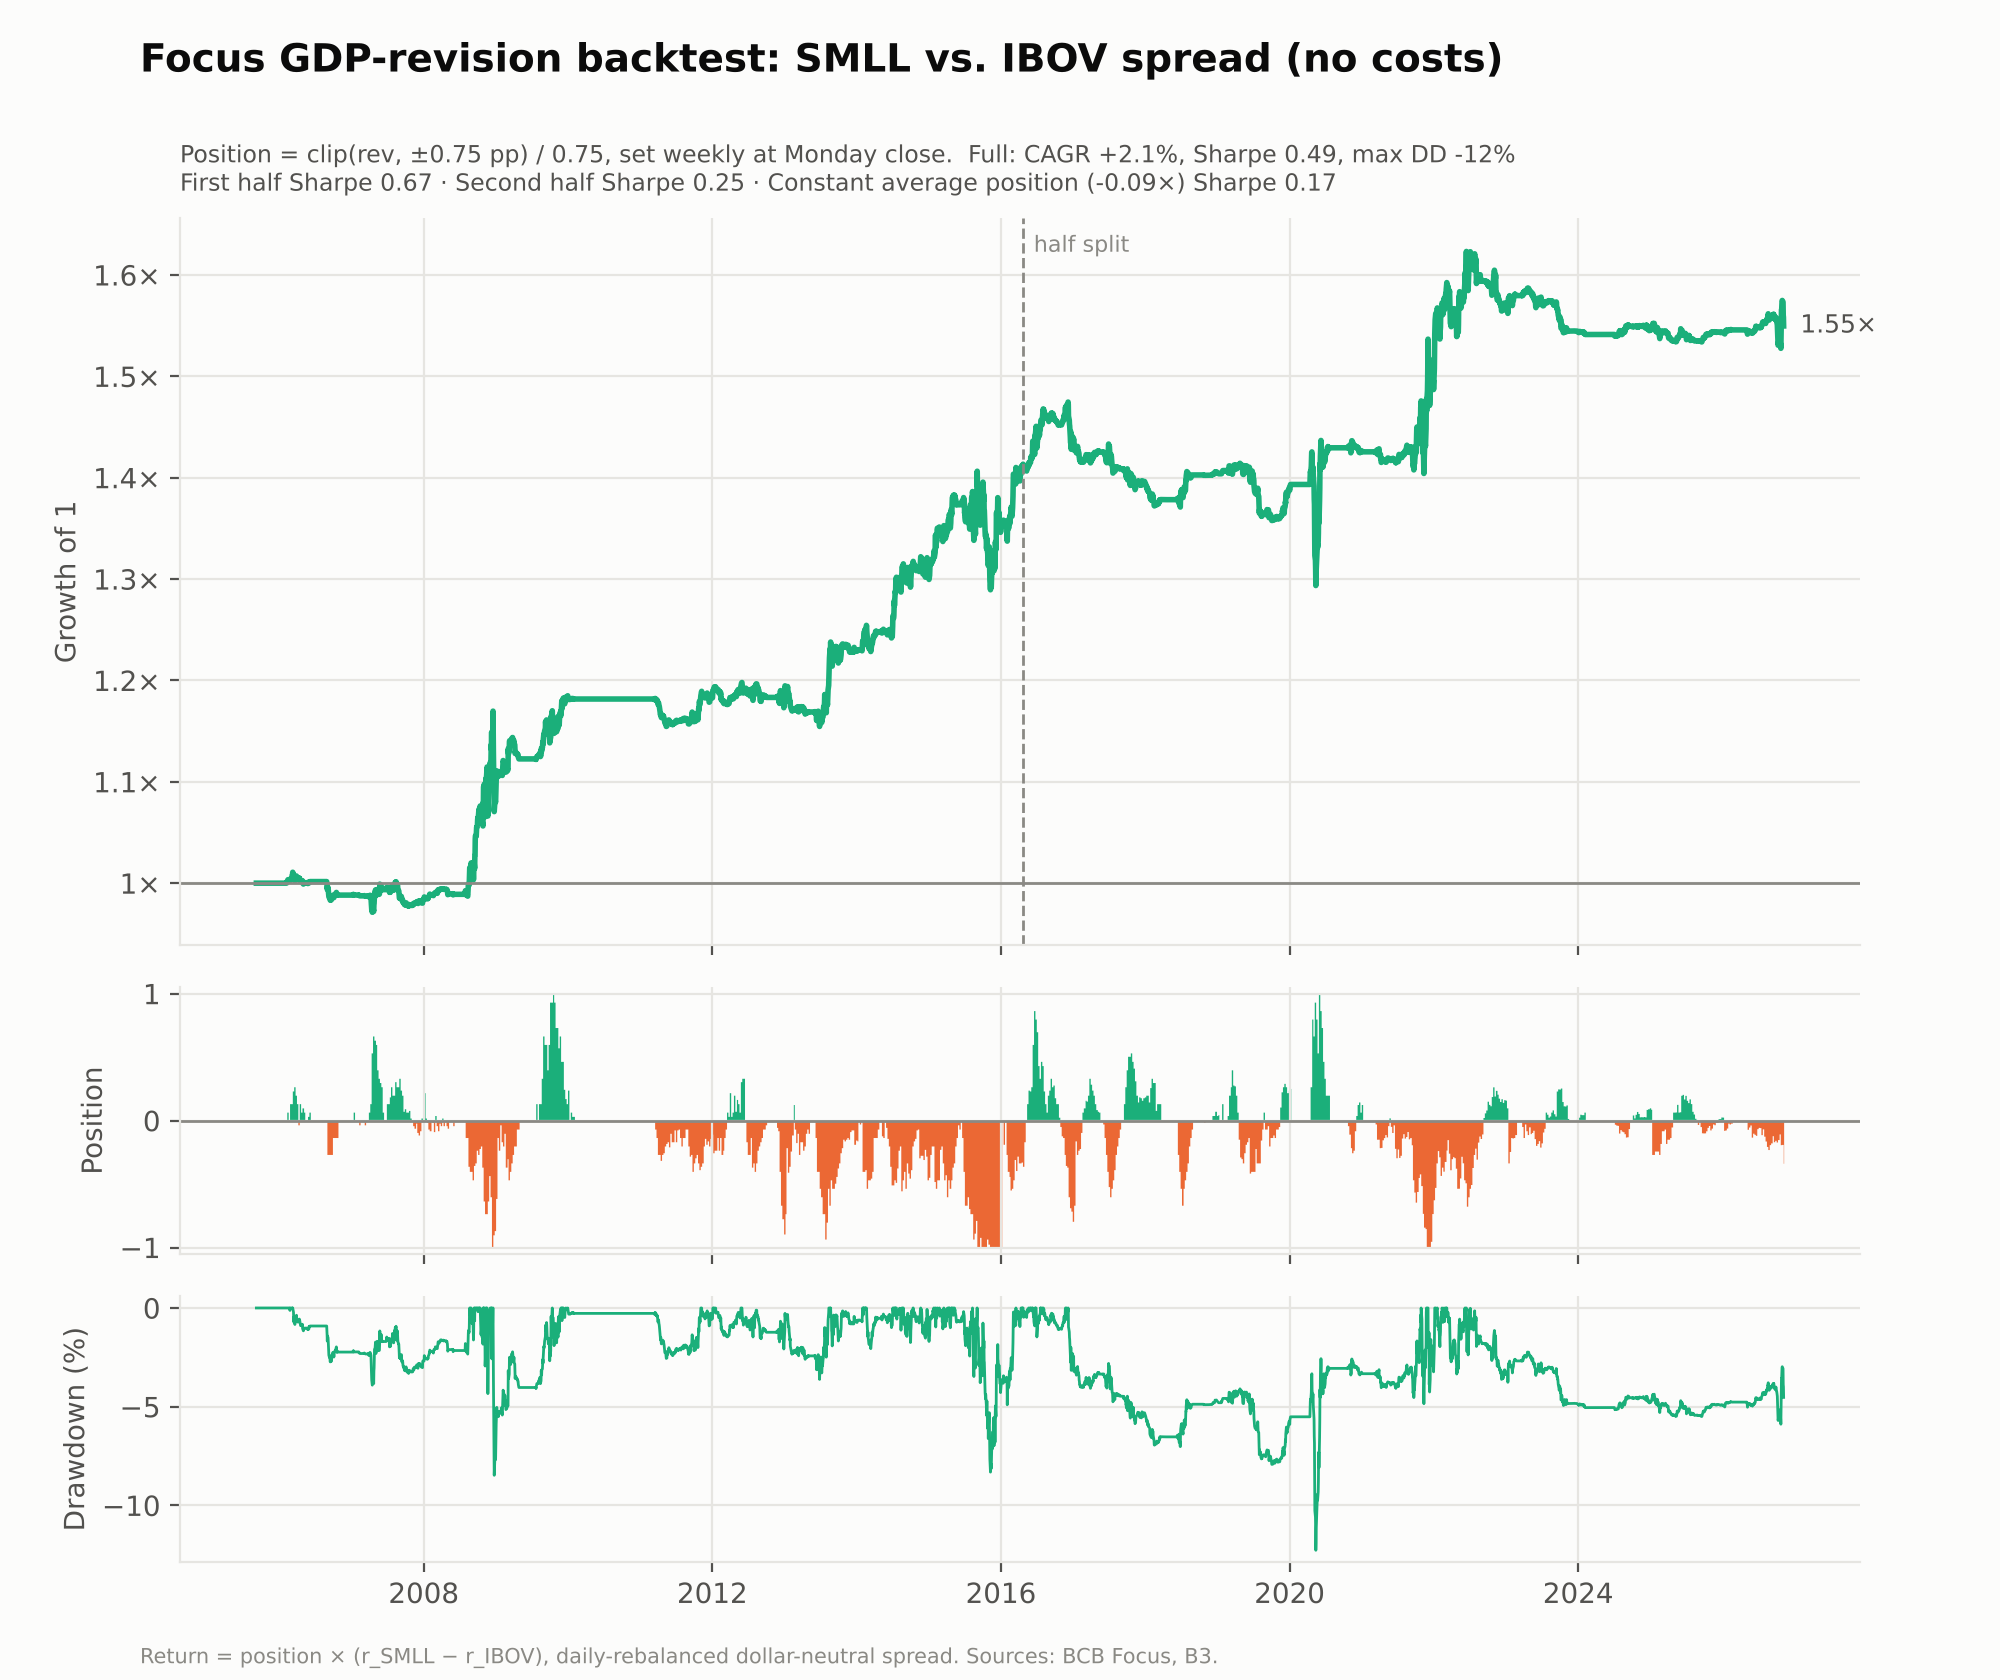

Source code (Python):
"""
Quick and dirty backtest of the Focus GDP-revision signal, no costs.

Signal (weekly, Friday survey t): rev = (rev4 + rev8) / 2 on next-year GDP (pp),
position = clip(rev, -0.75, 0.75) / 0.75 in [-1, 1]  (upgrade -> long SMLL / short IBOV).
Entered at the close of the first session after Friday (Monday, when the report is
public), held until the next week's position replaces it. Daily return =
position * (r_SMLL - r_IBOV), a daily-rebalanced dollar-neutral spread.
Reads data/focus_signal_weekly.csv (written by focus_analysis.py).
"""
from pathlib import Path

import matplotlib.pyplot as plt
import numpy as np
import pandas as pd

HERE = Path(__file__).parent
DATA = HERE / "data"

sig = pd.read_csv(DATA / "focus_signal_weekly.csv", index_col=0, parse_dates=True)["sig_cap075"].dropna()
px = pd.read_csv(DATA / "indices_daily.csv", index_col="date", parse_dates=True).dropna()
spread = (px["SMLL"].pct_change() - px["IBOV"].pct_change()).dropna()

pos = pd.Series(np.nan, index=spread.index)
for d, s in sig.items():
    i0 = px.index.searchsorted(d, side="right")       # Monday = first session after Friday survey
    if i0 < len(px):
        pos.loc[pos.index > px.index[i0]] = s           # earns returns from the day after entry
pos = pos.dropna()
spread = spread.loc[pos.index]
strat = pos * spread
bt = pd.DataFrame({"position": pos, "spread_ret": spread, "strategy_ret": strat})
bt["equity"] = (1 + strat).cumprod()
bt.to_csv(DATA / "focus_bt_cap075_daily.csv")


def perf(r):
    eq = (1 + r).cumprod()
    return {"CAGR": eq.iloc[-1] ** (252 / len(r)) - 1, "Vol": r.std() * np.sqrt(252),
            "Sharpe": r.mean() / r.std() * np.sqrt(252), "MaxDD": (eq / eq.cummax() - 1).min(),
            "Total": eq.iloc[-1] - 1}


mid = len(strat) // 2
tab = pd.DataFrame({
    "Full": perf(strat),
    f"First half ({strat.index[0]:%Y}–{strat.index[mid - 1]:%Y})": perf(strat.iloc[:mid]),
    f"Second half ({strat.index[mid]:%Y}–{strat.index[-1]:%Y})": perf(strat.iloc[mid:]),
    "Constant avg position": perf(spread * pos.mean()),
}).T
tab.round(3).to_csv(DATA / "focus_bt_cap075_stats.csv")
pd.options.display.width = 200
print(f"{strat.index[0].date()} -> {strat.index[-1].date()}; avg position {pos.mean():+.3f}, avg |pos| {pos.abs().mean():.3f}")
print(tab.round(3))

# --- plot ---
INK, INK2, MUTED, GRID, SURF = "#0b0b0b", "#52514e", "#8a8984", "#e6e5e1", "#fcfcfb"
AQUA, ORANGE = "#1baf7a", "#eb6834"
plt.rcParams.update({"font.family": "DejaVu Sans", "font.size": 10, "text.color": INK, "axes.labelcolor": INK2,
                     "xtick.color": INK2, "ytick.color": INK2, "axes.edgecolor": GRID,
                     "figure.facecolor": SURF, "axes.facecolor": SURF})
fig, (ax, axp, axd) = plt.subplots(3, 1, figsize=(10, 8.4), dpi=200, sharex=True,
                                   gridspec_kw={"height_ratios": [3, 1.1, 1.1], "hspace": 0.1})
for a in (ax, axp, axd):
    a.grid(True, color=GRID, lw=0.8)
    for s in ("top", "right"):
        a.spines[s].set_visible(False)
ax.plot(bt.index, bt["equity"], color=AQUA, lw=2)
ax.axhline(1, color=MUTED, lw=1)
ax.axvline(strat.index[mid], color=MUTED, lw=1, ls="--")
ax.annotate("half split", (strat.index[mid], ax.get_ylim()[1]), xytext=(4, -12), textcoords="offset points",
            fontsize=8, color=MUTED)
ax.annotate(f"{bt['equity'].iloc[-1]:.2f}×", (bt.index[-1], bt["equity"].iloc[-1]), xytext=(6, 0),
            textcoords="offset points", fontsize=9, color=INK2, va="center")
ax.set_ylabel("Growth of 1")
ax.yaxis.set_major_formatter(plt.FuncFormatter(lambda v, _: f"{v:g}×"))
axp.fill_between(pos.index, 0, pos.clip(lower=0), color=AQUA, lw=0, step="post")
axp.fill_between(pos.index, 0, pos.clip(upper=0), color=ORANGE, lw=0, step="post")
axp.axhline(0, color=MUTED, lw=1)
axp.set_ylim(-1.05, 1.05)
axp.set_ylabel("Position")
dd = (bt["equity"] / bt["equity"].cummax() - 1) * 100
axd.plot(dd.index, dd, color=AQUA, lw=1)
axd.set_ylabel("Drawdown (%)")
f, h1, h2 = tab.iloc[0], tab.iloc[1], tab.iloc[2]
fig.suptitle("Focus GDP-revision backtest: SMLL vs. IBOV spread (no costs)", x=0.07, ha="left",
             fontsize=14, fontweight="bold", y=0.975)
ax.set_title(f"Position = clip(rev, ±0.75 pp) / 0.75, set weekly at Monday close.  Full: CAGR {f.CAGR:+.1%}, "
             f"Sharpe {f.Sharpe:.2f}, max DD {f.MaxDD:.0%}\nFirst half Sharpe {h1.Sharpe:.2f} · Second half Sharpe "
             f"{h2.Sharpe:.2f} · Constant average position ({pos.mean():+.2f}×) Sharpe {tab.iloc[3].Sharpe:.2f}",
             loc="left", fontsize=8.5, color=INK2, pad=10)
fig.text(0.07, 0.01, "Return = position × (r_SMLL − r_IBOV), daily-rebalanced dollar-neutral spread. "
         "Sources: BCB Focus, B3.", fontsize=7.5, color=MUTED)
fig.subplots_adjust(left=0.09, right=0.93, top=0.87, bottom=0.07)
fig.savefig(HERE / "focus_bt_cap075.png")
print("saved")
